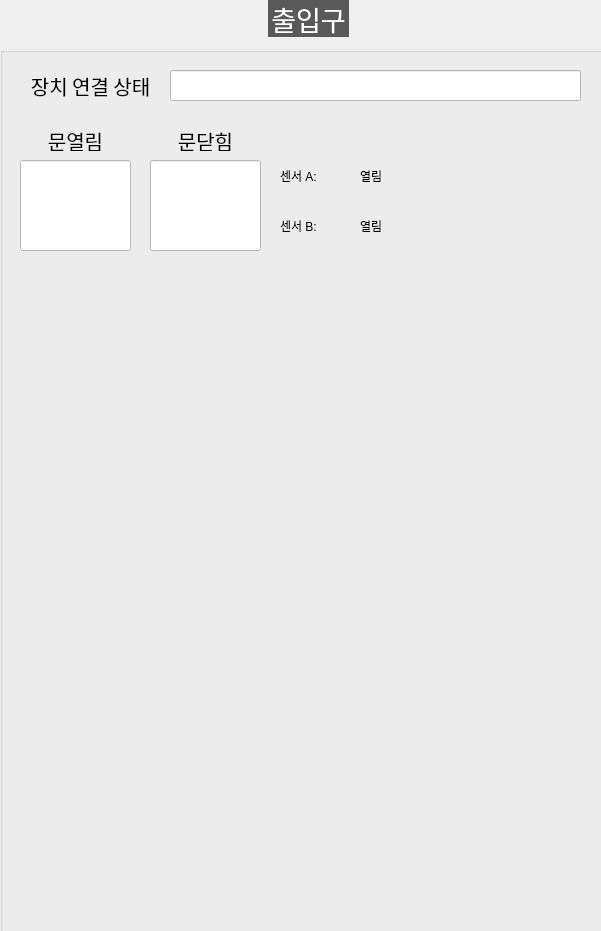
<?xml version="1.0" encoding="UTF-8"?>
<ui version="4.0">
 <class>DialogDoor</class>
 <widget class="QDialog" name="DialogDoor">
  <property name="geometry">
   <rect>
    <x>0</x>
    <y>0</y>
    <width>601</width>
    <height>931</height>
   </rect>
  </property>
  <property name="windowTitle">
   <string>Dialog</string>
  </property>
  <widget class="QGroupBox" name="GB_DOOR">
   <property name="geometry">
    <rect>
     <x>0</x>
     <y>0</y>
     <width>611</width>
     <height>971</height>
    </rect>
   </property>
   <property name="font">
    <font>
     <family>함초롬돋움</family>
     <pointsize>20</pointsize>
     <weight>50</weight>
     <italic>false</italic>
     <bold>false</bold>
    </font>
   </property>
   <property name="styleSheet">
    <string notr="true">QGroupBox  {
    margin-top: 10px;
	font: 20pt &quot;함초롬돋움&quot;;
}

QGroupBox::title  {
    subcontrol-origin: margin;
    subcontrol-position: top center;
    padding: 10px 8000px 10px 8000px;
    background-color: #FF7401;
    color: rgb(255, 255, 255);
}
QLabel {
	font: 15pt &quot;함초롬돋움&quot;;
}
QComboBox{
	font: 10pt &quot;함초롬돋움&quot;;
	background-color: #ffffff
}
QPushButton{
	font: 10pt &quot;함초롬돋움&quot;;
	background-color: #ffffff
}
QLineEdit{
	font: 10pt &quot;함초롬돋움&quot;;
	background-color: #ffffff
}

QGroupBox  {
    margin-top: 10px;
	font: 20pt &quot;함초롬돋움&quot;;
}

QGroupBox::title  {
    subcontrol-origin: margin;
    subcontrol-position: top center;
    padding: 10px 8000px 10px 8000px;
    background-color: #595959;
    color: rgb(255, 255, 255);
}
QLabel {
	font: 15pt &quot;함초롬돋움&quot;;
}
QComboBox{
	font: 10pt &quot;함초롬돋움&quot;;
	background-color: #ffffff
}
QPushButton{
	font: 10pt &quot;함초롬돋움&quot;;
	background-color: #ffffff
}
QLineEdit{
	font: 10pt &quot;함초롬돋움&quot;;
	background-color: #ffffff
}





</string>
   </property>
   <property name="title">
    <string>출입구</string>
   </property>
   <widget class="QLineEdit" name="LE_DOOR_CONNECTION">
    <property name="geometry">
     <rect>
      <x>170</x>
      <y>70</y>
      <width>411</width>
      <height>31</height>
     </rect>
    </property>
    <property name="font">
     <font>
      <family>함초롬돋움</family>
      <pointsize>10</pointsize>
      <weight>50</weight>
      <italic>false</italic>
      <bold>false</bold>
     </font>
    </property>
    <property name="readOnly">
     <bool>true</bool>
    </property>
   </widget>
   <widget class="QLineEdit" name="LE_DOOR_OPENED">
    <property name="geometry">
     <rect>
      <x>20</x>
      <y>160</y>
      <width>111</width>
      <height>91</height>
     </rect>
    </property>
    <property name="font">
     <font>
      <family>함초롬돋움</family>
      <pointsize>10</pointsize>
      <weight>50</weight>
      <italic>false</italic>
      <bold>false</bold>
     </font>
    </property>
    <property name="readOnly">
     <bool>true</bool>
    </property>
   </widget>
   <widget class="QLabel" name="label_111">
    <property name="geometry">
     <rect>
      <x>20</x>
      <y>130</y>
      <width>111</width>
      <height>21</height>
     </rect>
    </property>
    <property name="font">
     <font>
      <family>함초롬돋움</family>
      <pointsize>15</pointsize>
      <weight>50</weight>
      <italic>false</italic>
      <bold>false</bold>
     </font>
    </property>
    <property name="text">
     <string>문열림</string>
    </property>
    <property name="alignment">
     <set>Qt::AlignCenter</set>
    </property>
   </widget>
   <widget class="QLineEdit" name="LE_DOOR_CLOSED">
    <property name="geometry">
     <rect>
      <x>150</x>
      <y>160</y>
      <width>111</width>
      <height>91</height>
     </rect>
    </property>
    <property name="font">
     <font>
      <family>함초롬돋움</family>
      <pointsize>10</pointsize>
      <weight>50</weight>
      <italic>false</italic>
      <bold>false</bold>
     </font>
    </property>
    <property name="readOnly">
     <bool>true</bool>
    </property>
   </widget>
   <widget class="QLabel" name="label_112">
    <property name="geometry">
     <rect>
      <x>150</x>
      <y>130</y>
      <width>111</width>
      <height>21</height>
     </rect>
    </property>
    <property name="font">
     <font>
      <family>함초롬돋움</family>
      <pointsize>15</pointsize>
      <weight>50</weight>
      <italic>false</italic>
      <bold>false</bold>
     </font>
    </property>
    <property name="text">
     <string>문닫힘</string>
    </property>
    <property name="alignment">
     <set>Qt::AlignCenter</set>
    </property>
   </widget>
   <widget class="QLabel" name="label">
    <property name="geometry">
     <rect>
      <x>280</x>
      <y>160</y>
      <width>71</width>
      <height>31</height>
     </rect>
    </property>
    <property name="text">
     <string>센서 A:</string>
    </property>
   </widget>
   <widget class="QLabel" name="label_2">
    <property name="geometry">
     <rect>
      <x>280</x>
      <y>210</y>
      <width>71</width>
      <height>31</height>
     </rect>
    </property>
    <property name="text">
     <string>센서 B:</string>
    </property>
   </widget>
   <widget class="QLabel" name="LB_SENSOR_A">
    <property name="geometry">
     <rect>
      <x>360</x>
      <y>160</y>
      <width>71</width>
      <height>31</height>
     </rect>
    </property>
    <property name="text">
     <string>열림</string>
    </property>
   </widget>
   <widget class="QLabel" name="LB_SENSOR_B">
    <property name="geometry">
     <rect>
      <x>360</x>
      <y>210</y>
      <width>71</width>
      <height>31</height>
     </rect>
    </property>
    <property name="text">
     <string>열림</string>
    </property>
   </widget>
   <widget class="QLabel" name="label_113">
    <property name="geometry">
     <rect>
      <x>20</x>
      <y>70</y>
      <width>141</width>
      <height>31</height>
     </rect>
    </property>
    <property name="font">
     <font>
      <family>함초롬돋움</family>
      <pointsize>15</pointsize>
      <weight>50</weight>
      <italic>false</italic>
      <bold>false</bold>
     </font>
    </property>
    <property name="text">
     <string>장치 연결 상태</string>
    </property>
    <property name="alignment">
     <set>Qt::AlignCenter</set>
    </property>
   </widget>
  </widget>
 </widget>
 <resources/>
 <connections/>
</ui>
